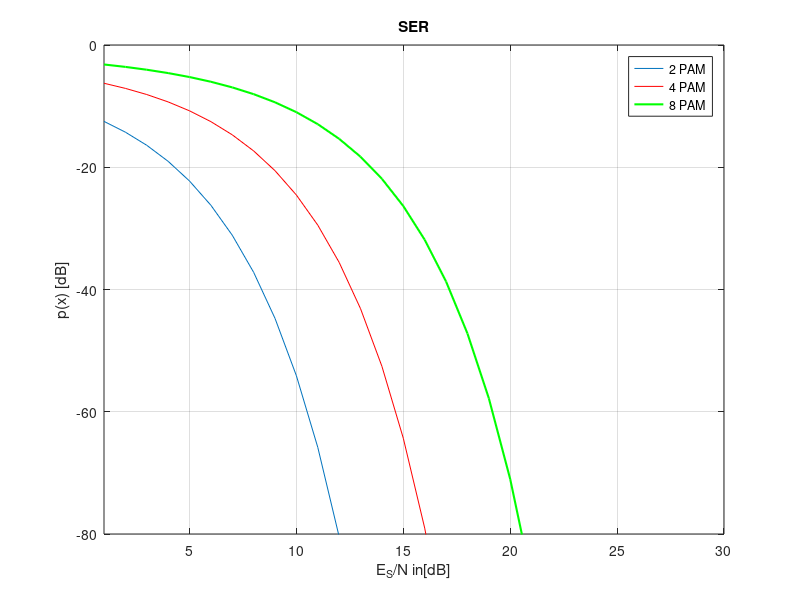

Source code (MATLAB):
%% SER for 2- 4- & 8-PAM
% 
% Copyright 2007 Telecommunications Lab
% $Revision: 1.0 $ $Date: 2007/06/21 12:45:07 $

%%
% 
ES_N_dB=[1:40];
ES_N_lin=10.^(0.1*ES_N_dB);
i=1;
for (M=2:2:8),
p_e_(i,:)=(M-1)/(M) .* erfc(sqrt(3/(M^2-1)*(log(M)/log(2)).*ES_N_lin));
p_e(i,:)=10*log10(p_e_(i,:));
i=i+1;
end;
subplot(1,1,1);
plot(ES_N_dB,p_e(1,:),ES_N_dB,p_e(2,:),'r',ES_N_dB,p_e(4,:),'g','LineWidth',1.5);

legend('2 PAM','4 PAM','8 PAM')
title('SER')
xlabel('E_S/N in[dB]')
axis([1 30 -80 0])
ylabel('p(x) [dB]')
grid on;
hold off;